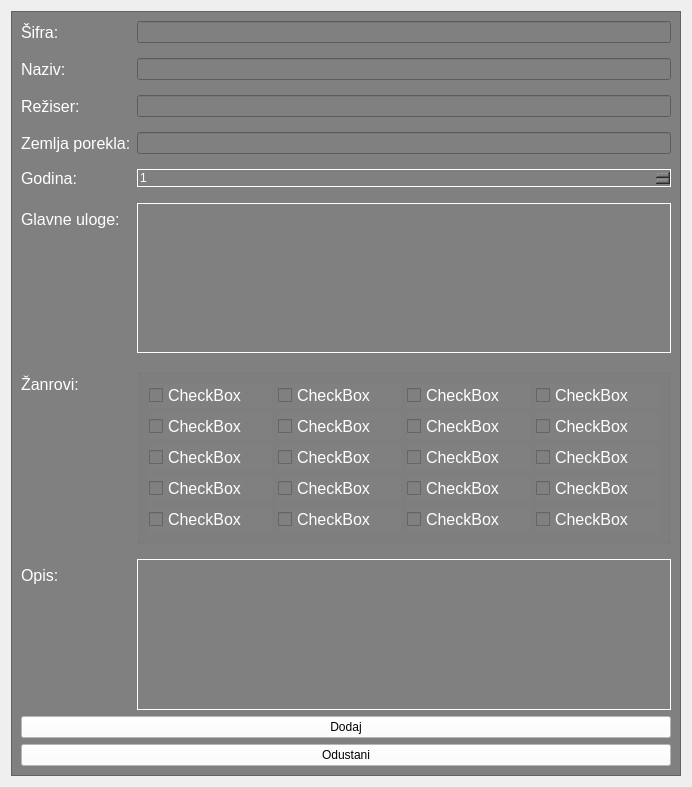
<?xml version="1.0" encoding="UTF-8"?>
<ui version="4.0">
 <class>Frame</class>
 <widget class="QFrame" name="Frame">
  <property name="geometry">
   <rect>
    <x>0</x>
    <y>0</y>
    <width>692</width>
    <height>787</height>
   </rect>
  </property>
  <property name="windowTitle">
   <string>Frame</string>
  </property>
  <layout class="QVBoxLayout" name="verticalLayout">
   <item>
    <widget class="QFrame" name="frame">
     <property name="styleSheet">
      <string notr="true">background-color: gray</string>
     </property>
     <property name="frameShape">
      <enum>QFrame::StyledPanel</enum>
     </property>
     <property name="frameShadow">
      <enum>QFrame::Raised</enum>
     </property>
     <layout class="QVBoxLayout" name="verticalLayout_3">
      <item>
       <layout class="QFormLayout" name="formLayout">
        <property name="verticalSpacing">
         <number>15</number>
        </property>
        <item row="0" column="0">
         <widget class="QLabel" name="label">
          <property name="font">
           <font>
            <pointsize>12</pointsize>
           </font>
          </property>
          <property name="styleSheet">
           <string notr="true">color: white</string>
          </property>
          <property name="text">
           <string>Šifra:</string>
          </property>
         </widget>
        </item>
        <item row="0" column="1">
         <widget class="QLineEdit" name="lineEdit">
          <property name="styleSheet">
           <string notr="true">color: white</string>
          </property>
         </widget>
        </item>
        <item row="1" column="0">
         <widget class="QLabel" name="label_2">
          <property name="font">
           <font>
            <pointsize>12</pointsize>
           </font>
          </property>
          <property name="styleSheet">
           <string notr="true">color: white</string>
          </property>
          <property name="text">
           <string>Naziv:</string>
          </property>
         </widget>
        </item>
        <item row="1" column="1">
         <widget class="QLineEdit" name="lineEdit_2">
          <property name="styleSheet">
           <string notr="true">color: white</string>
          </property>
         </widget>
        </item>
        <item row="2" column="0">
         <widget class="QLabel" name="label_6">
          <property name="font">
           <font>
            <pointsize>12</pointsize>
           </font>
          </property>
          <property name="styleSheet">
           <string notr="true">color: white</string>
          </property>
          <property name="text">
           <string>Režiser: </string>
          </property>
         </widget>
        </item>
        <item row="2" column="1">
         <widget class="QLineEdit" name="lineEdit_3">
          <property name="styleSheet">
           <string notr="true">color: white</string>
          </property>
         </widget>
        </item>
        <item row="3" column="0">
         <widget class="QLabel" name="label_7">
          <property name="font">
           <font>
            <pointsize>12</pointsize>
           </font>
          </property>
          <property name="styleSheet">
           <string notr="true">color: white</string>
          </property>
          <property name="text">
           <string>Zemlja porekla:</string>
          </property>
         </widget>
        </item>
        <item row="3" column="1">
         <widget class="QLineEdit" name="lineEdit_4">
          <property name="styleSheet">
           <string notr="true">color: white</string>
          </property>
         </widget>
        </item>
        <item row="4" column="0">
         <widget class="QLabel" name="label_8">
          <property name="font">
           <font>
            <pointsize>12</pointsize>
           </font>
          </property>
          <property name="styleSheet">
           <string notr="true">color: white</string>
          </property>
          <property name="text">
           <string>Godina:</string>
          </property>
         </widget>
        </item>
        <item row="4" column="1">
         <widget class="QSpinBox" name="spinBox_3">
          <property name="styleSheet">
           <string notr="true">color: white; border: 1px solid white;</string>
          </property>
          <property name="minimum">
           <number>1</number>
          </property>
         </widget>
        </item>
        <item row="5" column="0">
         <widget class="QLabel" name="label_10">
          <property name="font">
           <font>
            <pointsize>12</pointsize>
           </font>
          </property>
          <property name="styleSheet">
           <string notr="true">color: white</string>
          </property>
          <property name="text">
           <string>Glavne uloge:</string>
          </property>
         </widget>
        </item>
        <item row="5" column="1">
         <widget class="QTextEdit" name="textEdit_2">
          <property name="font">
           <font>
            <pointsize>12</pointsize>
           </font>
          </property>
          <property name="styleSheet">
           <string notr="true">color: white; border: 1px solid white;</string>
          </property>
         </widget>
        </item>
        <item row="6" column="0">
         <widget class="QLabel" name="label_5">
          <property name="font">
           <font>
            <pointsize>12</pointsize>
           </font>
          </property>
          <property name="styleSheet">
           <string notr="true">color: white</string>
          </property>
          <property name="text">
           <string>Žanrovi: </string>
          </property>
         </widget>
        </item>
        <item row="6" column="1">
         <widget class="QGroupBox" name="groupBox">
          <property name="title">
           <string/>
          </property>
          <layout class="QGridLayout" name="gridLayout">
           <item row="9" column="3">
            <widget class="QCheckBox" name="checkBox_12">
             <property name="font">
              <font>
               <pointsize>12</pointsize>
              </font>
             </property>
             <property name="styleSheet">
              <string notr="true">color: white</string>
             </property>
             <property name="text">
              <string>CheckBox</string>
             </property>
            </widget>
           </item>
           <item row="9" column="0">
            <widget class="QCheckBox" name="checkBox_17">
             <property name="font">
              <font>
               <pointsize>12</pointsize>
              </font>
             </property>
             <property name="styleSheet">
              <string notr="true">color: white</string>
             </property>
             <property name="text">
              <string>CheckBox</string>
             </property>
            </widget>
           </item>
           <item row="9" column="2">
            <widget class="QCheckBox" name="checkBox_19">
             <property name="font">
              <font>
               <pointsize>12</pointsize>
              </font>
             </property>
             <property name="styleSheet">
              <string notr="true">color: white</string>
             </property>
             <property name="text">
              <string>CheckBox</string>
             </property>
            </widget>
           </item>
           <item row="5" column="3">
            <widget class="QCheckBox" name="checkBox_18">
             <property name="font">
              <font>
               <pointsize>12</pointsize>
              </font>
             </property>
             <property name="styleSheet">
              <string notr="true">color: white</string>
             </property>
             <property name="text">
              <string>CheckBox</string>
             </property>
            </widget>
           </item>
           <item row="4" column="0">
            <widget class="QCheckBox" name="checkBox_5">
             <property name="font">
              <font>
               <pointsize>12</pointsize>
              </font>
             </property>
             <property name="styleSheet">
              <string notr="true">color: white</string>
             </property>
             <property name="text">
              <string>CheckBox</string>
             </property>
            </widget>
           </item>
           <item row="4" column="4">
            <widget class="QCheckBox" name="checkBox_15">
             <property name="font">
              <font>
               <pointsize>12</pointsize>
              </font>
             </property>
             <property name="styleSheet">
              <string notr="true">color: white</string>
             </property>
             <property name="text">
              <string>CheckBox</string>
             </property>
            </widget>
           </item>
           <item row="5" column="4">
            <widget class="QCheckBox" name="checkBox_3">
             <property name="font">
              <font>
               <pointsize>12</pointsize>
              </font>
             </property>
             <property name="styleSheet">
              <string notr="true">color: white</string>
             </property>
             <property name="text">
              <string>CheckBox</string>
             </property>
            </widget>
           </item>
           <item row="5" column="0">
            <widget class="QCheckBox" name="checkBox_9">
             <property name="font">
              <font>
               <pointsize>12</pointsize>
              </font>
             </property>
             <property name="styleSheet">
              <string notr="true">color: white</string>
             </property>
             <property name="text">
              <string>CheckBox</string>
             </property>
            </widget>
           </item>
           <item row="5" column="2">
            <widget class="QCheckBox" name="checkBox_7">
             <property name="font">
              <font>
               <pointsize>12</pointsize>
              </font>
             </property>
             <property name="styleSheet">
              <string notr="true">color: white</string>
             </property>
             <property name="text">
              <string>CheckBox</string>
             </property>
            </widget>
           </item>
           <item row="4" column="3">
            <widget class="QCheckBox" name="checkBox_14">
             <property name="font">
              <font>
               <pointsize>12</pointsize>
              </font>
             </property>
             <property name="styleSheet">
              <string notr="true">color: white</string>
             </property>
             <property name="text">
              <string>CheckBox</string>
             </property>
            </widget>
           </item>
           <item row="4" column="2">
            <widget class="QCheckBox" name="checkBox_6">
             <property name="font">
              <font>
               <pointsize>12</pointsize>
              </font>
             </property>
             <property name="styleSheet">
              <string notr="true">color: white</string>
             </property>
             <property name="text">
              <string>CheckBox</string>
             </property>
            </widget>
           </item>
           <item row="7" column="3">
            <widget class="QCheckBox" name="checkBox_16">
             <property name="font">
              <font>
               <pointsize>12</pointsize>
              </font>
             </property>
             <property name="styleSheet">
              <string notr="true">color: white</string>
             </property>
             <property name="text">
              <string>CheckBox</string>
             </property>
            </widget>
           </item>
           <item row="7" column="0">
            <widget class="QCheckBox" name="checkBox_13">
             <property name="font">
              <font>
               <pointsize>12</pointsize>
              </font>
             </property>
             <property name="styleSheet">
              <string notr="true">color: white</string>
             </property>
             <property name="text">
              <string>CheckBox</string>
             </property>
            </widget>
           </item>
           <item row="7" column="2">
            <widget class="QCheckBox" name="checkBox_11">
             <property name="font">
              <font>
               <pointsize>12</pointsize>
              </font>
             </property>
             <property name="styleSheet">
              <string notr="true">color: white</string>
             </property>
             <property name="text">
              <string>CheckBox</string>
             </property>
            </widget>
           </item>
           <item row="7" column="4">
            <widget class="QCheckBox" name="checkBox_20">
             <property name="font">
              <font>
               <pointsize>12</pointsize>
              </font>
             </property>
             <property name="styleSheet">
              <string notr="true">color: white</string>
             </property>
             <property name="text">
              <string>CheckBox</string>
             </property>
            </widget>
           </item>
           <item row="9" column="4">
            <widget class="QCheckBox" name="checkBox_4">
             <property name="font">
              <font>
               <pointsize>12</pointsize>
              </font>
             </property>
             <property name="styleSheet">
              <string notr="true">color: white</string>
             </property>
             <property name="text">
              <string>CheckBox</string>
             </property>
            </widget>
           </item>
           <item row="1" column="3">
            <widget class="QCheckBox" name="checkBox_10">
             <property name="font">
              <font>
               <pointsize>12</pointsize>
              </font>
             </property>
             <property name="styleSheet">
              <string notr="true">color: white</string>
             </property>
             <property name="text">
              <string>CheckBox</string>
             </property>
            </widget>
           </item>
           <item row="1" column="2">
            <widget class="QCheckBox" name="checkBox_2">
             <property name="font">
              <font>
               <pointsize>12</pointsize>
              </font>
             </property>
             <property name="styleSheet">
              <string notr="true">color: white</string>
             </property>
             <property name="text">
              <string>CheckBox</string>
             </property>
            </widget>
           </item>
           <item row="1" column="0">
            <widget class="QCheckBox" name="checkBox">
             <property name="font">
              <font>
               <pointsize>12</pointsize>
              </font>
             </property>
             <property name="styleSheet">
              <string notr="true">color: white</string>
             </property>
             <property name="text">
              <string>CheckBox</string>
             </property>
            </widget>
           </item>
           <item row="1" column="4">
            <widget class="QCheckBox" name="checkBox_8">
             <property name="font">
              <font>
               <pointsize>12</pointsize>
              </font>
             </property>
             <property name="styleSheet">
              <string notr="true">color: white</string>
             </property>
             <property name="text">
              <string>CheckBox</string>
             </property>
            </widget>
           </item>
          </layout>
         </widget>
        </item>
        <item row="7" column="0">
         <widget class="QLabel" name="label_9">
          <property name="font">
           <font>
            <pointsize>12</pointsize>
           </font>
          </property>
          <property name="styleSheet">
           <string notr="true">color: white</string>
          </property>
          <property name="text">
           <string>Opis:</string>
          </property>
         </widget>
        </item>
        <item row="7" column="1">
         <widget class="QTextEdit" name="textEdit">
          <property name="font">
           <font>
            <pointsize>12</pointsize>
           </font>
          </property>
          <property name="styleSheet">
           <string notr="true">color: white; border: 1px solid white;</string>
          </property>
         </widget>
        </item>
       </layout>
      </item>
      <item>
       <widget class="QPushButton" name="pushButton">
        <property name="styleSheet">
         <string notr="true">background-color: white;</string>
        </property>
        <property name="text">
         <string>Dodaj</string>
        </property>
       </widget>
      </item>
      <item>
       <widget class="QPushButton" name="pushButton_2">
        <property name="styleSheet">
         <string notr="true">background-color: white;</string>
        </property>
        <property name="text">
         <string>Odustani</string>
        </property>
       </widget>
      </item>
     </layout>
    </widget>
   </item>
  </layout>
 </widget>
 <resources/>
 <connections/>
</ui>
